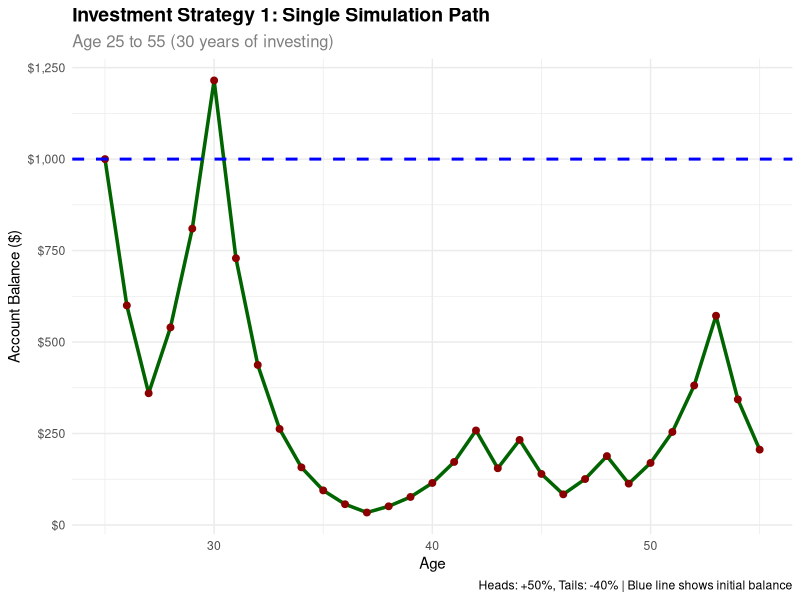
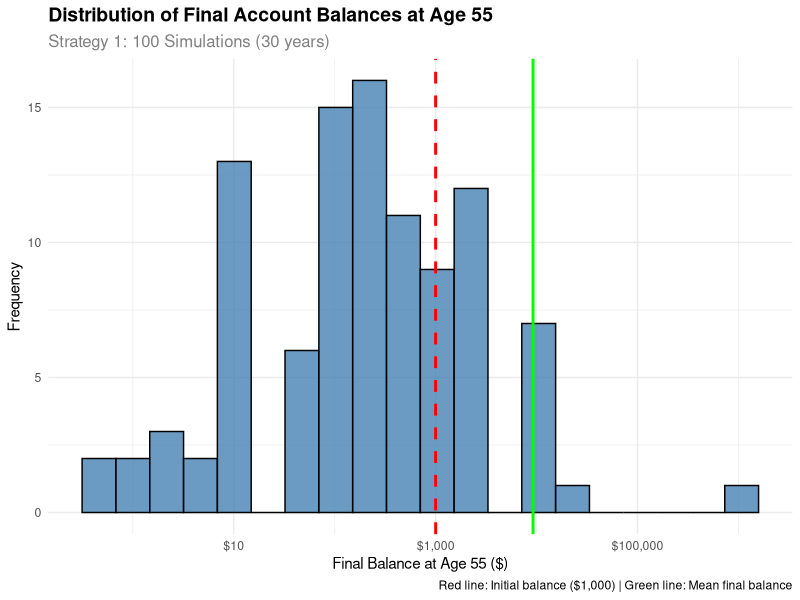
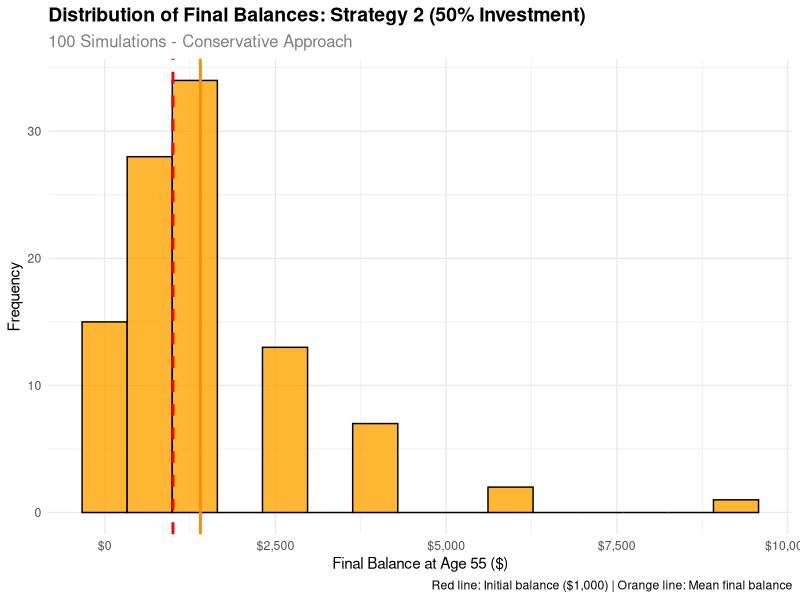
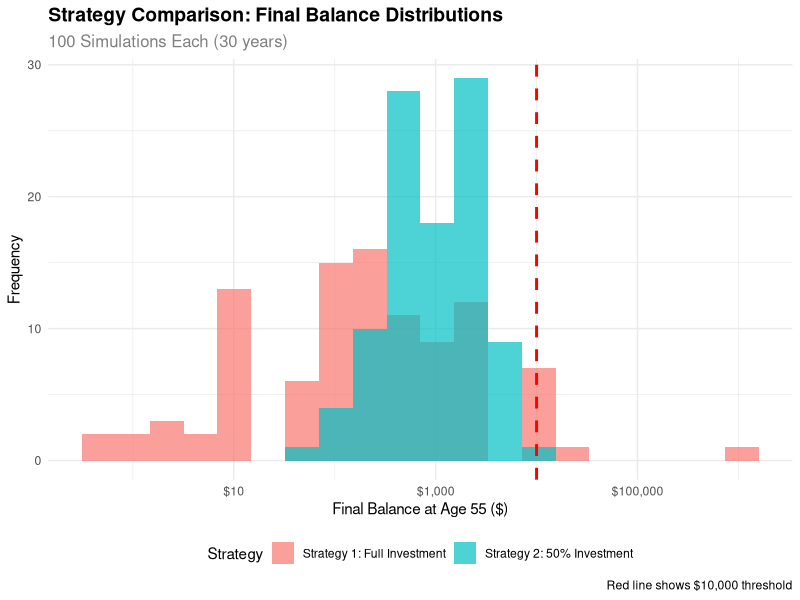
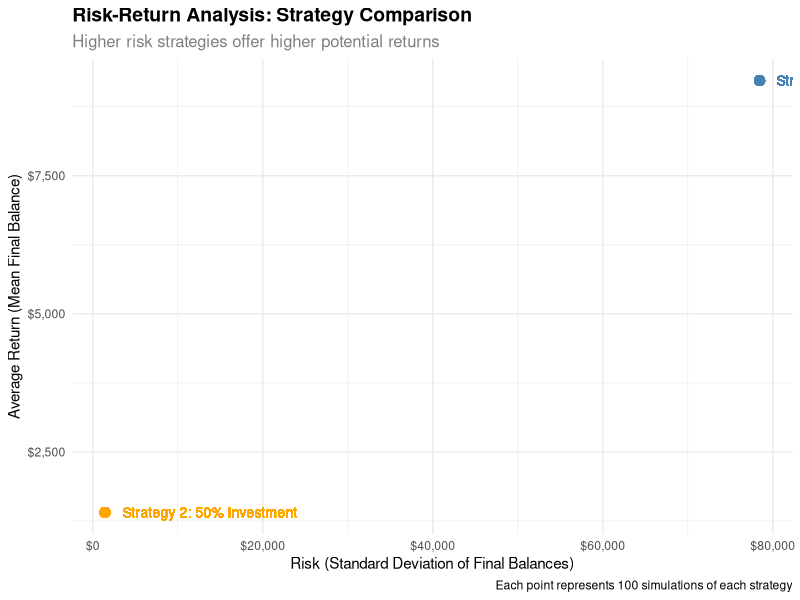

Reproduce these figures in R, in order.
## ---- chunk 1
#| fig-cap: Expected value calculation for one coin flip

# Set seed for reproducibility
set.seed(123)

# Initial balance
initial_balance <- 1000

# After one coin flip:
# Heads (50% probability): Balance = 1000 * 1.5 = 1500
# Tails (50% probability): Balance = 1000 * 0.6 = 600

# Expected value calculation
prob_heads <- 0.5
prob_tails <- 0.5
balance_heads <- initial_balance * 1.5
balance_tails <- initial_balance * 0.6

expected_value <- prob_heads * balance_heads + prob_tails * balance_tails

cat("Expected Value Analysis:\n")
cat("Initial balance: $", initial_balance, "\n")
cat("Balance after heads (50% gain): $", balance_heads, "\n")
cat("Balance after tails (40% loss): $", balance_tails, "\n")
cat("Expected value: $", expected_value, "\n")
cat("Expected return: ", (expected_value - initial_balance) / initial_balance * 100, "%\n")
## ---- chunk 2
#| fig-cap: Single 30-year simulation of Strategy 1

suppressPackageStartupMessages(library(tidyverse))
suppressPackageStartupMessages(library(ggplot2))

# Set seed for reproducibility
set.seed(456)

# Parameters for investment game
initial_balance <- 1000
start_age <- 25
end_age <- 55
n_years <- end_age - start_age

# Function to simulate investment game
simulate_investment_game <- function(initial, years) {
  balance <- initial
  path <- numeric(years + 1)
  path[1] <- initial
  
  for (i in 1:years) {
    coin_flip <- rbinom(1, 1, 0.5)
    if (coin_flip == 1) {
      balance <- balance * 1.5  # 50% gain
    } else {
      balance <- balance * 0.6  # 40% loss
    }
    path[i + 1] <- balance
  }
  
  return(path)
}

# Run single simulation
investment_path <- simulate_investment_game(initial_balance, n_years)

# Create data frame
investment_data <- tibble(
  age = start_age:end_age,
  balance = investment_path
)

# Create time series plot
ggplot(investment_data, aes(x = age, y = balance)) +
  geom_line(color = "darkgreen", linewidth = 1.2) +
  geom_point(color = "darkred", size = 2) +
  geom_hline(yintercept = initial_balance, color = "blue", linetype = "dashed", linewidth = 1) +
  labs(
    title = "Investment Strategy 1: Single Simulation Path",
    subtitle = "Age 25 to 55 (30 years of investing)",
    x = "Age",
    y = "Account Balance ($)",
    caption = "Heads: +50%, Tails: -40% | Blue line shows initial balance"
  ) +
  scale_y_continuous(labels = scales::dollar_format()) +
  theme_minimal() +
  theme(
    plot.title = element_text(size = 14, face = "bold"),
    plot.subtitle = element_text(size = 12, color = "gray50")
  )

# Show final results
final_balance <- investment_data$balance[nrow(investment_data)]
total_return <- (final_balance - initial_balance) / initial_balance * 100

cat("\nSingle Simulation Results:\n")
cat("Initial balance (age 25): $", initial_balance, "\n")
cat("Final balance (age 55): $", round(final_balance, 2), "\n")
cat("Total return: ", round(total_return, 2), "%\n")
cat("Annualized return: ", round((final_balance/initial_balance)^(1/n_years) - 1, 4) * 100, "%\n")
## ---- chunk 3
#| fig-cap: Distribution of final balances from 100 simulations

suppressPackageStartupMessages(library(tidyverse))
suppressPackageStartupMessages(library(ggplot2))

# Set seed for reproducibility
set.seed(789)

# Parameters for investment game
initial_balance <- 1000
start_age <- 25
end_age <- 55
n_years <- end_age - start_age
n_sims <- 100

# Function to simulate final balance
simulate_final_balance <- function(initial, years) {
  balance <- initial
  for (i in 1:years) {
    coin_flip <- rbinom(1, 1, 0.5)
    if (coin_flip == 1) {
      balance <- balance * 1.5  # 50% gain
    } else {
      balance <- balance * 0.6  # 40% loss
    }
  }
  return(balance)
}

# Run 100 simulations
final_balances <- replicate(n_sims, simulate_final_balance(initial_balance, n_years))

# Create data frame
simulation_results <- tibble(
  sim_num = 1:n_sims,
  final_balance = final_balances
)

# Create histogram
ggplot(simulation_results, aes(x = final_balance)) +
  geom_histogram(bins = 20, fill = "steelblue", alpha = 0.8, color = "black") +
  geom_vline(xintercept = initial_balance, color = "red", linetype = "dashed", linewidth = 1) +
  geom_vline(xintercept = mean(final_balances), color = "green", linetype = "solid", linewidth = 1) +
  labs(
    title = "Distribution of Final Account Balances at Age 55",
    subtitle = "Strategy 1: 100 Simulations (30 years)",
    x = "Final Balance at Age 55 ($)",
    y = "Frequency",
    caption = "Red line: Initial balance ($1,000) | Green line: Mean final balance"
  ) +
  scale_x_continuous(labels = scales::dollar_format(), trans = "log10") +
  theme_minimal() +
  theme(
    plot.title = element_text(size = 14, face = "bold"),
    plot.subtitle = element_text(size = 12, color = "gray50")
  )

# Summary statistics
summary_stats <- simulation_results %>%
  summarise(
    mean_balance = mean(final_balance),
    median_balance = median(final_balance),
    min_balance = min(final_balance),
    max_balance = max(final_balance),
    prob_above_initial = mean(final_balance > initial_balance),
    prob_above_10000 = mean(final_balance > 10000)
  )

cat("\nStrategy 1 Summary Statistics:\n")
print(summary_stats)
## ---- chunk 4
#| fig-cap: Probability analysis for various balance thresholds

# Calculate probability that final balance > $1,000
prob_above_1000 <- mean(final_balances > 1000)

# Calculate additional probability thresholds
prob_above_5000 <- mean(final_balances > 5000)
prob_above_10000 <- mean(final_balances > 10000)
prob_above_50000 <- mean(final_balances > 50000)

# Create probability summary
probability_summary <- tibble(
  threshold = c("$1,000", "$5,000", "$10,000", "$50,000"),
  probability = c(prob_above_1000, prob_above_5000, prob_above_10000, prob_above_50000),
  percentage = c(prob_above_1000, prob_above_5000, prob_above_10000, prob_above_50000) * 100
)

cat("Strategy 1 Probability Analysis:\n")
cat("============================\n")
cat("Probability that final balance > $1,000: ", round(prob_above_1000, 3), " (", round(prob_above_1000 * 100, 1), "%)\n")
cat("Probability that final balance > $5,000: ", round(prob_above_5000, 3), " (", round(prob_above_5000 * 100, 1), "%)\n")
cat("Probability that final balance > $10,000: ", round(prob_above_10000, 3), " (", round(prob_above_10000 * 100, 1), "%)\n")
cat("Probability that final balance > $50,000: ", round(prob_above_50000, 3), " (", round(prob_above_50000 * 100, 1), "%)\n")

# Show the probability summary table
print(probability_summary)
## ---- chunk 5
#| fig-cap: Distribution of Strategy 2 final balances (50% investment rule)
#| echo: false

suppressPackageStartupMessages(library(tidyverse))
suppressPackageStartupMessages(library(ggplot2))

# Set seed for reproducibility
set.seed(999)

# Parameters for Strategy 2
initial_balance <- 1000
start_age <- 25
end_age <- 55
n_years <- end_age - start_age
n_sims <- 100

# Function to simulate Strategy 2 (50% betting rule)
simulate_strategy_2 <- function(initial, years) {
  balance <- initial
  for (i in 1:years) {
    # Bet exactly 50% of current balance
    bet_amount <- balance * 0.5
    remaining_balance <- balance - bet_amount
    
    coin_flip <- rbinom(1, 1, 0.5)
    if (coin_flip == 1) {
      # Win: bet amount increases by 50%
      bet_result <- bet_amount * 1.5
    } else {
      # Lose: bet amount decreases by 40%
      bet_result <- bet_amount * 0.6
    }
    
    # New balance = remaining balance + bet result
    balance <- remaining_balance + bet_result
  }
  return(balance)
}

# Run 100 simulations for Strategy 2
strategy_2_balances <- replicate(n_sims, simulate_strategy_2(initial_balance, n_years))

# Create data frame for Strategy 2
strategy_2_results <- tibble(
  sim_num = 1:n_sims,
  final_balance = strategy_2_balances
)

# Create Strategy 2 histogram
ggplot(strategy_2_results, aes(x = final_balance)) +
  geom_histogram(bins = 15, fill = "orange", alpha = 0.8, color = "black") +
  geom_vline(xintercept = initial_balance, color = "red", linetype = "dashed", linewidth = 1) +
  geom_vline(xintercept = mean(strategy_2_balances), color = "darkorange", linetype = "solid", linewidth = 1) +
  labs(
    title = "Distribution of Final Balances: Strategy 2 (50% Investment)",
    subtitle = "100 Simulations - Conservative Approach",
    x = "Final Balance at Age 55 ($)",
    y = "Frequency",
    caption = "Red line: Initial balance ($1,000) | Orange line: Mean final balance"
  ) +
  scale_x_continuous(labels = scales::dollar_format()) +
  theme_minimal() +
  theme(
    plot.title = element_text(size = 14, face = "bold"),
    plot.subtitle = element_text(size = 12, color = "gray50")
  )

# Summary statistics for Strategy 2
strategy_2_summary <- strategy_2_results %>%
  summarise(
    mean_balance = mean(final_balance),
    median_balance = median(final_balance),
    min_balance = min(final_balance),
    max_balance = max(final_balance),
    prob_above_initial = mean(final_balance > initial_balance),
    prob_above_10000 = mean(final_balance > 10000)
  )

cat("\nStrategy 2 Summary Statistics:\n")
print(strategy_2_summary)
## ---- chunk 6
#| fig-cap: Comparison of Strategy 1 vs Strategy 2

suppressPackageStartupMessages(library(tidyverse))
suppressPackageStartupMessages(library(ggplot2))

# Set seed for reproducibility
set.seed(999)

# Parameters for modified investment game
initial_balance <- 1000
start_age <- 25
end_age <- 55
n_years <- end_age - start_age
n_sims <- 100

# Function to simulate modified strategy (50% betting rule)
simulate_modified_strategy <- function(initial, years) {
  balance <- initial
  for (i in 1:years) {
    # Bet exactly 50% of current balance
    bet_amount <- balance * 0.5
    remaining_balance <- balance - bet_amount
    
    coin_flip <- rbinom(1, 1, 0.5)
    if (coin_flip == 1) {
      # Win: bet amount increases by 50%
      bet_result <- bet_amount * 1.5
    } else {
      # Lose: bet amount decreases by 40%
      bet_result <- bet_amount * 0.6
    }
    
    # New balance = remaining balance + bet result
    balance <- remaining_balance + bet_result
  }
  return(balance)
}

# Run 100 simulations for modified strategy
modified_final_balances <- replicate(n_sims, simulate_modified_strategy(initial_balance, n_years))

# Create comparison data frame
strategy_comparison <- tibble(
  sim_num = 1:n_sims,
  strategy_1 = final_balances,
  strategy_2 = modified_final_balances
)

# Calculate probabilities for modified strategy
prob_modified_above_1000 <- mean(modified_final_balances > 1000)
prob_modified_above_10000 <- mean(modified_final_balances > 10000)

# Calculate probabilities for original strategy (from previous analysis)
prob_original_above_1000 <- mean(final_balances > 1000)
prob_original_above_10000 <- mean(final_balances > 10000)

# Create comparison plot
comparison_data <- strategy_comparison %>%
  pivot_longer(cols = c(strategy_1, strategy_2), 
               names_to = "strategy", values_to = "final_balance") %>%
  mutate(strategy = case_when(
    strategy == "strategy_1" ~ "Strategy 1: Full Investment",
    strategy == "strategy_2" ~ "Strategy 2: 50% Investment"
  ))

ggplot(comparison_data, aes(x = final_balance, fill = strategy)) +
  geom_histogram(alpha = 0.7, bins = 20, position = "identity") +
  geom_vline(xintercept = 10000, color = "red", linetype = "dashed", linewidth = 1) +
  labs(
    title = "Strategy Comparison: Final Balance Distributions",
    subtitle = "100 Simulations Each (30 years)",
    x = "Final Balance at Age 55 ($)",
    y = "Frequency",
    fill = "Strategy",
    caption = "Red line shows $10,000 threshold"
  ) +
  scale_x_continuous(labels = scales::dollar_format(), trans = "log10") +
  theme_minimal() +
  theme(
    plot.title = element_text(size = 14, face = "bold"),
    plot.subtitle = element_text(size = 12, color = "gray50"),
    legend.position = "bottom"
  )

# Summary statistics comparison
comparison_summary <- tibble(
  Strategy = c("Strategy 1: Full Investment", "Strategy 2: 50% Investment"),
  Mean_Balance = c(mean(final_balances), mean(modified_final_balances)),
  Median_Balance = c(median(final_balances), median(modified_final_balances)),
  Prob_Above_1000 = c(prob_original_above_1000, prob_modified_above_1000),
  Prob_Above_10000 = c(prob_original_above_10000, prob_modified_above_10000)
)

# Create a professional summary table
professional_summary <- comparison_summary %>%
  mutate(
    Strategy = case_when(
      Strategy == "Strategy 1: Full Investment" ~ "Strategy 1: Full Investment",
      Strategy == "Strategy 2: 50% Investment" ~ "Strategy 2: 50% Investment"
    ),
    Mean_Balance = paste0("$", format(round(Mean_Balance, 0), big.mark = ",")),
    Median_Balance = paste0("$", format(round(Median_Balance, 0), big.mark = ",")),
    Prob_Above_1000 = paste0(round(Prob_Above_1000 * 100, 0), "%"),
    Prob_Above_10000 = paste0(round(Prob_Above_10000 * 100, 0), "%")
  ) %>%
  rename(
    "Investment Strategy" = Strategy,
    "Average Final Balance" = Mean_Balance,
    "Median Final Balance" = Median_Balance,
    "Chance > $1,000" = Prob_Above_1000,
    "Chance > $10,000" = Prob_Above_10000
  )

# Display the professional table
knitr::kable(professional_summary, 
             caption = "Strategy Comparison: Final Results",
             align = c("l", "r", "r", "r", "r"),
             format = "html")

# Add key insights
cat("\n")
cat("## 🎯 **Key Comparison Insights:**\n")
cat("• **Capital Preservation**: Strategy 2 is safer (39% vs 30% chance of keeping your $1,000)\n")
cat("• **Growth Potential**: Strategy 1 offers higher rewards (2% vs 0% chance of reaching $10,000)\n")
cat("• **Risk vs Reward**: Full investment is riskier but has potential for massive gains\n")
cat("• **Conservative Approach**: 50% investment strategy prioritizes capital preservation over growth\n")
## ---- chunk 7
#| fig-cap: Risk-Return scatter plot comparing both strategies
#| echo: false

suppressPackageStartupMessages(library(tidyverse))
suppressPackageStartupMessages(library(ggplot2))

# Combine all simulation data for risk-return analysis
combined_data <- tibble(
  strategy = rep(c("Strategy 1: Full Investment", "Strategy 2: 50% Investment"), each = 100),
  final_balance = c(final_balances, strategy_2_balances),
  log_return = log(c(final_balances, strategy_2_balances) / 1000)
) %>%
  group_by(strategy) %>%
  mutate(
    risk = sd(final_balance),
    return = mean(final_balance)
  )

# Create risk-return scatter plot
ggplot(combined_data, aes(x = risk, y = return, color = strategy)) +
  geom_point(size = 3, alpha = 0.7) +
  geom_text(aes(label = strategy), hjust = -0.1, vjust = 0.5, size = 3.5) +
  labs(
    title = "Risk-Return Analysis: Strategy Comparison",
    subtitle = "Higher risk strategies offer higher potential returns",
    x = "Risk (Standard Deviation of Final Balances)",
    y = "Average Return (Mean Final Balance)",
    caption = "Each point represents 100 simulations of each strategy"
  ) +
  scale_x_continuous(labels = scales::dollar_format()) +
  scale_y_continuous(labels = scales::dollar_format()) +
  scale_color_manual(values = c("Strategy 1: Full Investment" = "steelblue", 
                               "Strategy 2: 50% Investment" = "orange")) +
  theme_minimal() +
  theme(
    plot.title = element_text(size = 14, face = "bold"),
    plot.subtitle = element_text(size = 12, color = "gray50"),
    legend.position = "none"
  )

# Summary statistics for risk-return analysis
risk_return_summary <- combined_data %>%
  group_by(strategy) %>%
  summarise(
    mean_return = mean(final_balance),
    risk = sd(final_balance),
    min_return = min(final_balance),
    max_return = max(final_balance),
    coefficient_of_variation = risk / mean_return
  )

cat("\nRisk-Return Summary:\n")
print(risk_return_summary)
